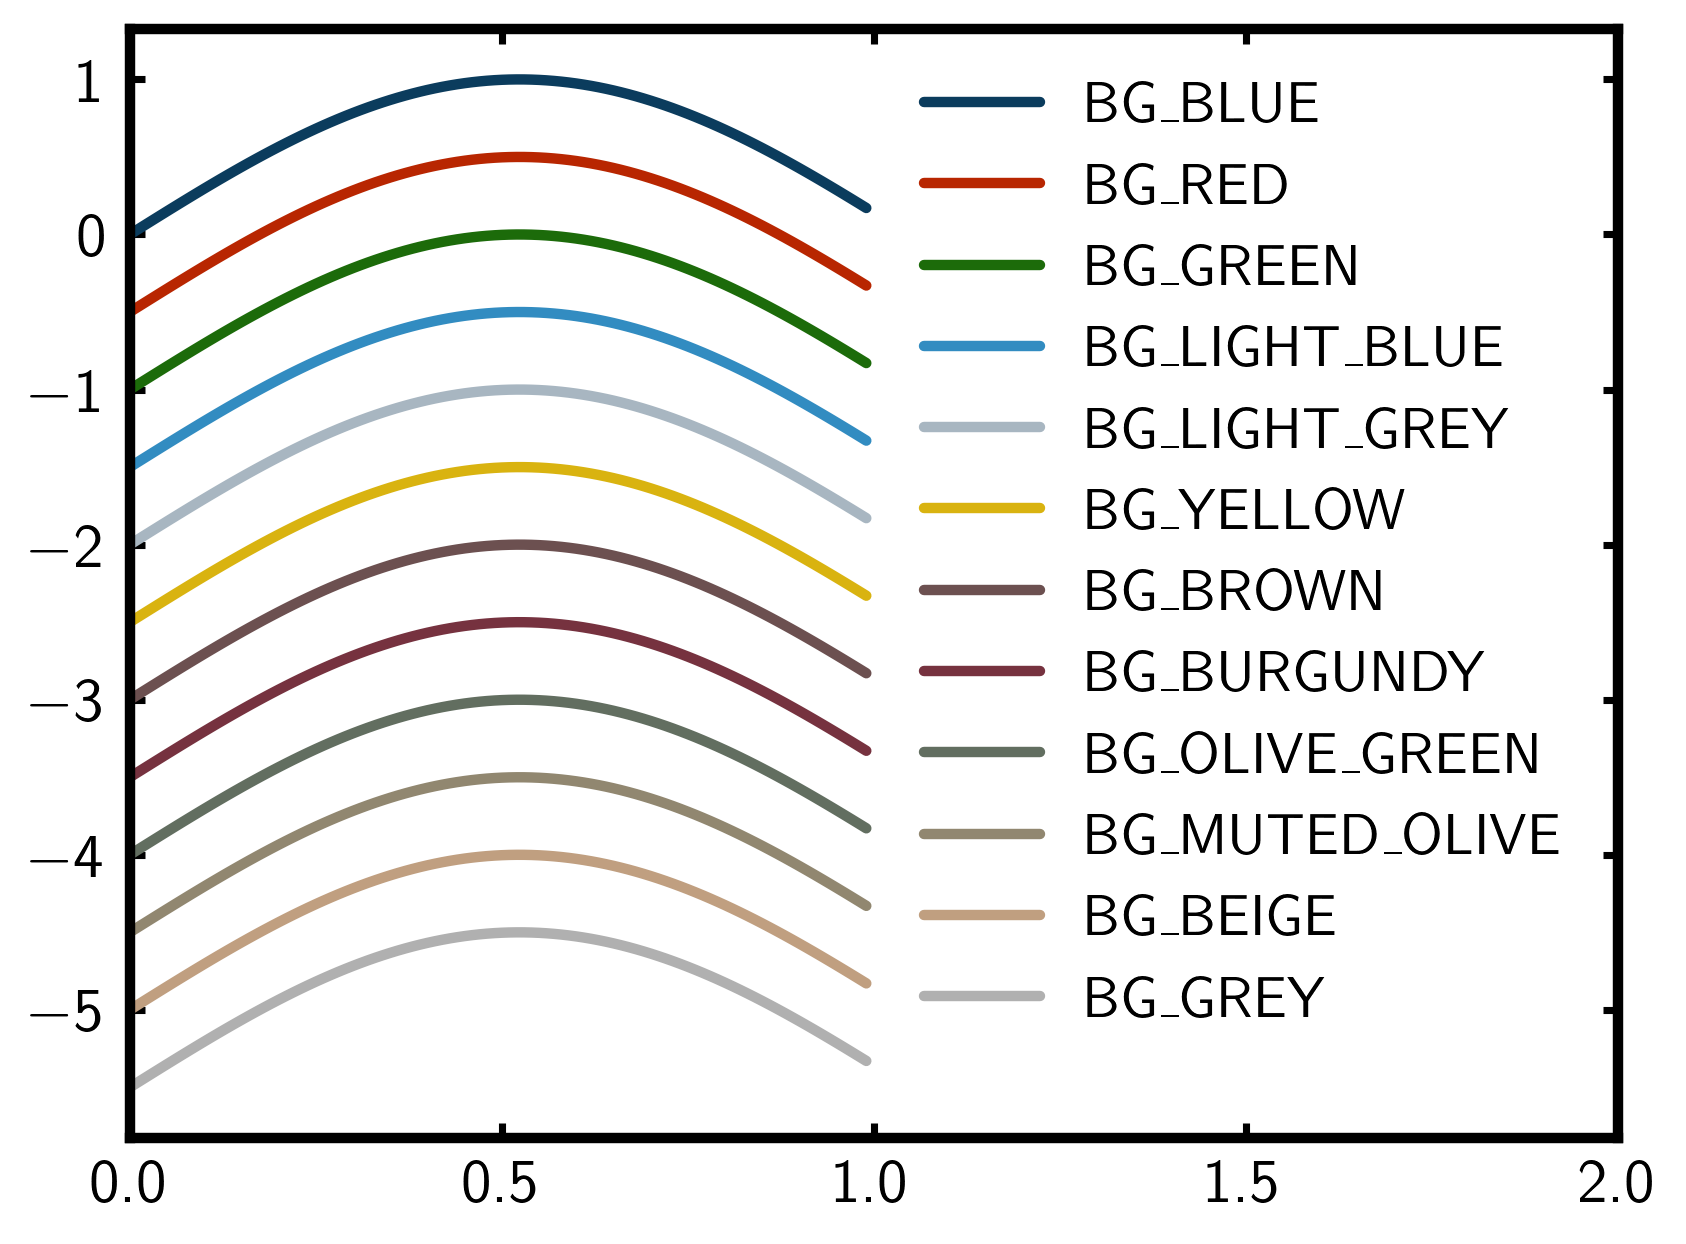

Here is the Python script that generated this plot:
import matplotlib.pyplot as plt
from diffpy.utils.parsers.loaddata import loadData
from billinge_style.bg_plt_style import bg_plt_style
import numpy as np

# please read the README about how to install the group plot style package
# and how to import it and use
plt.style.use(bg_plt_style)


x = np.arange(0, 1, 0.01)
y = np.sin(3*x)

fig = plt.figure()
ax = fig.add_subplot(1, 1, 1)
offset = -0.5  # the offset to plot difference curve

cycle = plt.rcParams['axes.prop_cycle'].by_key()['color']

# plot the color cycles and corresponding color codes.
for (i, c) in enumerate(cycle):
    ax.plot(x, y+offset*i, label=str(c), color=c, linestyle='-')


ax.set_xlim(0, 2.0)  # set x-axis lower and upper limits

ax.legend(loc='upper right', frameon=False, prop={'size': 14}, ncol=1)


plt.show()
# fig.savefig('color_cycle.png')
